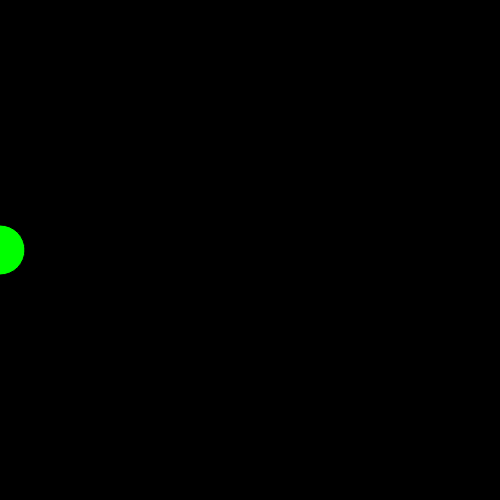
Frame 1 (no input)
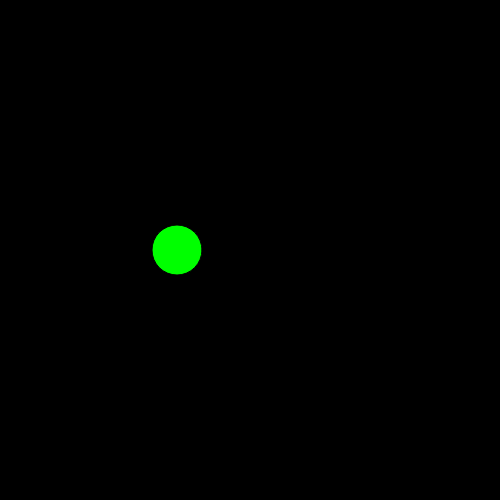
Frame 60 (no input)
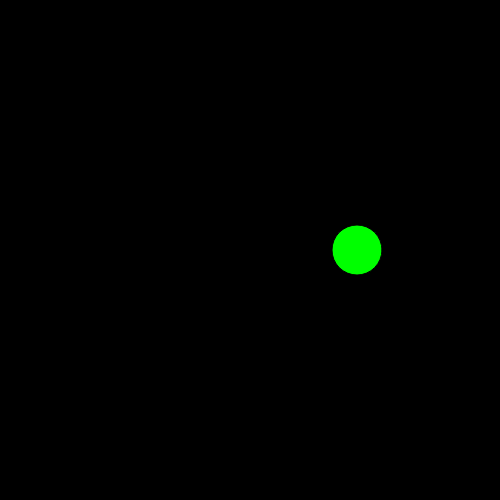
Frame 120 (the mouse pressed at the canvas centre since frame 60)

The p5.js sketch that drew these frames (run headless with seeded random() and noise() and a simulated clock; from frame 60 on, the mouse is pressed at the canvas centre):

// p5.js sketch
// ── sketch.js
let xPos = 0
// declare xPos globally with a value of 25

function setup() {
  createCanvas(500, 500);
  background(0);
}

function draw() {
  background(0)

  fill(0, 255, 0);
  // modify the ellipse function to take xPos as the x position. 
  ellipse(xPos, 250, 50, 50)
  xPos += 3
  
  if (xPos > 525) {
    xPos = -25
  }
}
